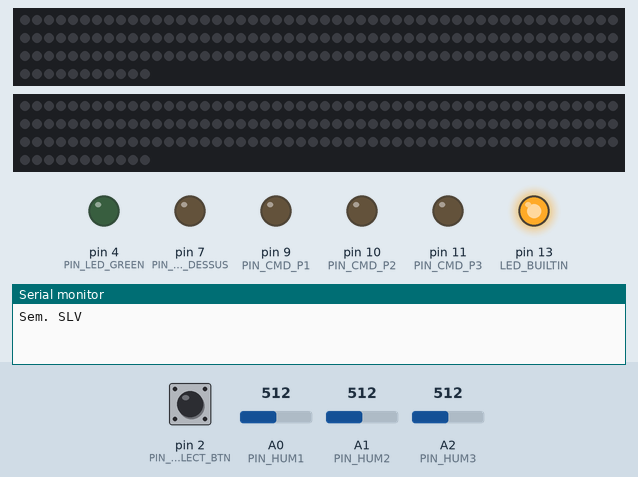
Bench run of a sketch on a simulated Arduino Nano, built with avr-gcc and run on an emulated ATmega328P. Parts: 2 × 161 RGB LEDs in strip order, left to right, continuing on the next row, output pins drawn as LEDs (lit = HIGH), the last lines printed to the serial monitor. Inputs (shaded band) come from the test bench; at power-on: pin 2 (PIN_SELECT_BTN) HIGH, A0 (PIN_HUM1) = 512, A1 (PIN_HUM2) = 512, A2 (PIN_HUM3) = 512.

Above: at 0.1 s.
At 10.1 s:
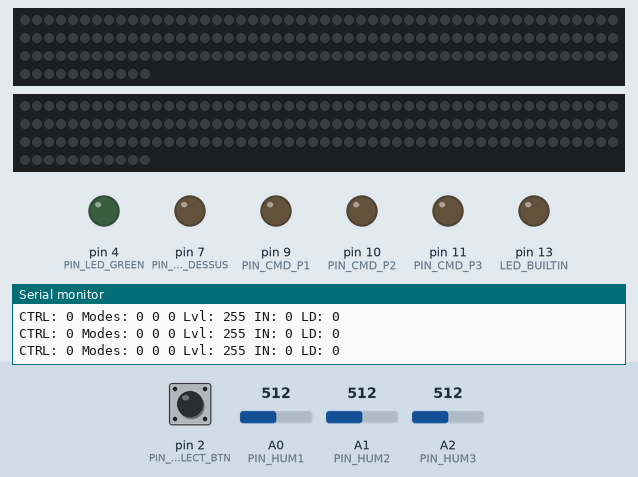
Timing chart, 0 to 11.6 s (numbered marks = the images above):
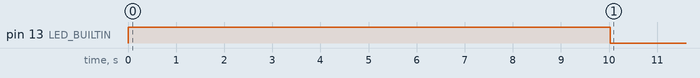

Measured:
- by itself, pin 13 (LED_BUILTIN): HIGH → LOW at 10.0 s

The sketch:

semuino_nano_slave.ino
```cpp
/**
 * @file semuino_nano_slave.ino
 * @brief SEMUINO - Gestion du meuble à semi
**/
#include "FastLED.h"
#include <EEPROM.h>
#include <DHT.h>
#include <Wire.h>

#include "i2c_cmn.h"
#include "timer.h"

#define NUM_LEDS          (23*7)  ///< Nombre de LEDs a chaque etage (7 rangées de 23 LEDs)

/**
 * @brief Definition des PINs du Nano
 * @{
*/
#define PIN_SELECT_BTN      (2)   ///< Interrupteur de selection
#define PIN_LED_GREEN       (4)   ///< LED verte

#define PIN_POWER_5V        (3)   ///< Alumage alimentation 5V
#define PIN_DATA_LED_BAS    (5)   ///< Broche etage du bas
#define PIN_DATA_LED_HAUT   (6)   ///< Broche etage du haut
#define PIN_DATA_LED_DESSUS (7)   ///< Broche lampes au dessus du meuble

#define PIN_CMD_P1          (9)   ///< Commande LEDs de puissance 1
#define PIN_CMD_P2          (10)  ///< Commande LEDs de puissance 2
#define PIN_CMD_P3          (11)  ///< Commande LEDs de puissance 3

#define PIN_TEMP            (12)  ///< Capteur de température DHT
#define PIN_HUM1            (A0)  ///< Entree analogique capteur humidité bas
#define PIN_HUM2            (A1)  ///< Entree analogique capteur humidité haut
#define PIN_HUM3            (A2)  ///< Entree analogique capteur humidité dessus du meuble
/**
 * @}
*/

/**
 * @todo Definition des couleurs
 * @{
*/
#define COL_GROWING         CRGB(127,0,32)      ///< Couleur de croissance
#define COL_WHITE           CRGB(127,127,127)   ///< Blanc
#define COL_RED             CRGB(127,0,0)
#define COL_GREEN           CRGB(0,127,0)
#define COL_BLUE            CRGB(0,0,127)
/**
 * @}
*/

CRGB leds_bas[NUM_LEDS];              ///< Tableau des LEDs du bas
CRGB leds_haut[NUM_LEDS];             ///< Tableau des LEDs du haut

DHT dht(PIN_TEMP, DHT22);             ///< Gestion du DHT (Non utilise car prend trop de temps CPU avec cette lib)
unsigned char g_alive=0;              ///< Contient la valeur Alive ecrite lors du dernier acces "write"

unsigned char g_reg=0;                ///< Contient la valeur d'ID de registre ecrite au dernier acces "write"
unsigned char g_addr=0;               ///< Contient l'adresse EEP ecrite au dernier acces "write"

unsigned char g_inputs=0;             ///< Etat des entrees lues
unsigned char g_hum_pc=0;             ///< Derniere valeur d'humidité ambiante lue
unsigned char g_temp_dg=0;            ///< Derniere valeur de temperature ambiante lue
unsigned char g_hum1=0;               ///< Derniere valeur lue de capteur d'humidite (bas)
unsigned char g_hum2=0;               ///< Derniere valeur lue de capteur d'humidite (haut)
unsigned char g_hum3=0;               ///< Derniere valeur lue de capteur d'humidite (dessus)

unsigned char g_ctrl=0;               ///< Etat des dernieres commandes reçues
unsigned char g_modeA=0;              ///< Contenu du registre A des modes RGB (RGB1 et RGB2)
unsigned char g_modeB=0;              ///< Contenu du registre A des modes RGB (RGB1 et RGB2)
unsigned char g_level=255;            ///< Niveau de l'éclairage des RGBs [0..255]
unsigned char g_voyants=0;            ///< Etat des voayants

Timer tmrBlink500mS(500,false);       ///< Timer 500ms
Timer tmrAlive(10000);                ///< Timer de detection d'absence du maître (alive)
Timer tmrSelLong(4000);               ///< Timer de detection appui long sur Select

bool g_flgBlink_500ms=false;          ///< Change toutes les 500ms

/**
 * @brief Applique une couleur a tout un etage
 * @param pLeds Tableau de LEDs de l'etage
 * @param col Couleur
*/
void setAll(CRGB *pLeds,CRGB col)
{
  for (int i=0;i<NUM_LEDS;i++)
     pLeds[i] = col;
}


/**
 * @brief Applique une couleur a tous les etages en meme temps
 * @param col Couleur
*/
void setAll(CRGB col)
{
  setAll(leds_bas,col);
  setAll(leds_haut,col);
}

/**
 * @brief Eteint tout un etage
 * @param pLeds Tableau de LEDs de l'etage
*/
void clearAll(CRGB *pLeds)
{
  setAll(pLeds,CRGB::Black);
}


/**
 * @brief Eteint tous les etages
*/
void clearAll()
{
  clearAll(leds_bas);
  clearAll(leds_haut);
}

/**
 * @brief Reception d'une trame I²C de lecture
 *
 * Cette fonction est souvent appellee apres receiveEvent
*/
void requestEvent(void)
{
    switch (g_reg)
    {
      case REG_ALIVE:
      {
        Wire.write(~g_alive);
        //g_ulLastAliveT0_ms=millis();
        tmrAlive.start();
        break;
      }
      case REG_CTRL:
      {
        Wire.write(g_ctrl);
        break;
      }
      case REG_INPUTS:
      {
        Wire.write(g_inputs);
        break;
      }
      case REG_TEMP:
      {
        Wire.write(g_temp_dg);
        break;
      }
      case REG_HUM:
      {
        Wire.write(g_hum_pc);
        break;
      }
      case REG_H1:
      {
        Wire.write(g_hum1);
        break;
      }
      case REG_H2:
      {
        Wire.write(g_hum2);
        break;
      }
      case REG_H3:
      {
        Wire.write(g_hum3);
        break;
      }
      case REG_EEP_READ:
      {
        Wire.write(EEPROM.read(g_addr));
        break;
      }
    }
}

/**
 * @brief Reception d'une trame I²C d'écriture
 * @param[in] howMany Octets reçus
*/
void receiveEvent(int howMany)
{
  g_reg=Wire.read();
  if (Wire.available())
  {
    switch (g_reg)
    {
      case REG_ALIVE:
      {
        g_alive=Wire.read();
        //g_ulLastAliveT0_ms=millis();
        tmrAlive.start();
        //Serial.print("Rec alive: ");
        //Serial.println(g_alive,HEX);
        break;
      }

      case REG_CTRL:
      {
        g_ctrl=Wire.read();
        //Serial.print("Rec CTRL: ");
        //Serial.println(g_ctrl,HEX);
        break;
      }
      case REG_LEVEL:
      {
        g_level=Wire.read();
        break;
      }
      case REG_MODE_RGB_A:
      {
        g_modeA=Wire.read();
        break;
      }
      case REG_MODE_RGB_B:
      {
        g_modeB=Wire.read();
        break;
      }
      case REG_EEP_WRITE:
      {
        unsigned char addr=Wire.read();
        unsigned char data=Wire.read();
        EEPROM.write(addr,data);
        break;
      }
      case REG_VOYANTS:
      {
        g_voyants=Wire.read();
        break;
      }
      case REG_EEP_READ:
      {
        g_addr=Wire.read();
        break;
      }
    }
  }
}


/**
 * @brief Setup d'arduino (Demarage)
*/
void setup()
{
  Serial.begin(9600);
  Serial.println("Sem. SLV");

  pinMode(PIN_DATA_LED_BAS, OUTPUT);
  digitalWrite(PIN_DATA_LED_BAS,LOW);
  pinMode(PIN_DATA_LED_HAUT, OUTPUT);
  digitalWrite(PIN_DATA_LED_HAUT,LOW);
  pinMode(PIN_DATA_LED_DESSUS, OUTPUT);
  digitalWrite(PIN_DATA_LED_DESSUS,LOW);
  pinMode(PIN_LED_GREEN,OUTPUT);
  digitalWrite(PIN_LED_GREEN,LOW);

  FastLED.addLeds<NEOPIXEL, PIN_DATA_LED_BAS>(leds_bas, NUM_LEDS);
  FastLED.addLeds<NEOPIXEL, PIN_DATA_LED_HAUT>(leds_haut, NUM_LEDS);
  FastLED.setBrightness(g_level);

  pinMode(PIN_POWER_5V, OUTPUT);
  digitalWrite(PIN_POWER_5V,LOW);

  pinMode(PIN_CMD_P1, OUTPUT);
  digitalWrite(PIN_CMD_P1,LOW);
  pinMode(PIN_CMD_P2, OUTPUT);
  digitalWrite(PIN_CMD_P2,LOW);
  pinMode(PIN_CMD_P3, OUTPUT);
  digitalWrite(PIN_CMD_P3,LOW);
  pinMode(PIN_TEMP, OUTPUT);
  digitalWrite(PIN_TEMP,LOW);

  pinMode(PIN_SELECT_BTN,INPUT_PULLUP);
  pinMode(PIN_HUM1,INPUT);
  pinMode(PIN_HUM2,INPUT);
  pinMode(PIN_HUM3,INPUT);

  pinMode(LED_BUILTIN,OUTPUT);
  digitalWrite(LED_BUILTIN,HIGH);

  Wire.begin(ADDR_SLAVE);
  Wire.onRequest(requestEvent);
  Wire.onReceive(receiveEvent);

  dht.begin();

  clearAll();
  FastLED.show();

  g_flgBlink_500ms=false;

  tmrBlink500mS.start();
  tmrAlive.start();
  tmrSelLong.start();
}

/**
 * @brief Mappe la lecture de l'humidite dans un octet
 * @param[in] val Valeur lue dans la plage [0..1023]
 *
 * @return Valeur dans la plage [0..255]
*/
inline unsigned char _mapHum(int val)
{
  unsigned char mapped=(unsigned char)map(val,0,1023,0,255);
  return mapped;
}

/**
 * @brief Lecture des 3 capteurs d'humidité du sol
*/
void readHumidity(void)
{
  int tmp=analogRead(PIN_HUM1);
  //g_hum1=(unsigned char)(tmp*255/1023);
  g_hum1=_mapHum(tmp);

  tmp=analogRead(PIN_HUM2);
  //g_hum2=(unsigned char)(tmp*255/1023);
  g_hum2=_mapHum(tmp);

  tmp=analogRead(PIN_HUM3);
  //g_hum3=(unsigned char)(tmp*255/1023);
  g_hum3=_mapHum(tmp);
}

/**
 * @brief Lecture de la temperature et de l'humidité ambiante
*/
void readDHT(void)
{
  float tauxHumidite = dht.readHumidity();              // Lecture du taux d'humidité (en %)
  if ( (isnan(tauxHumidite)) || (tauxHumidite<0) )
    g_hum_pc=255;
  else
    g_hum_pc=(unsigned char)tauxHumidite;

  float temperatureEnCelsius = dht.readTemperature();              // Lecture du taux d'humidité (en %)
  if ( (isnan(temperatureEnCelsius)) || (temperatureEnCelsius<0) )
    g_temp_dg=255;
  else
    g_temp_dg=(unsigned char)temperatureEnCelsius;
}

/**
 * @brief Command the RGB LEDs strips with the given mode
 * @param[in] pLeds LEDs array
 * @param[in] mode Mode to apply [0..15] - (0:off, 1:growing, 2:white, 3:mixed)
*/
void set_leds_by_mode(CRGB *pLeds,int mode)
{
  switch (mode)
  {
    case RGB_MOD_GROW:
    {
      setAll(pLeds,COL_GROWING);
      break;
    }
    case RGB_MOD_WHITE:
    {
      setAll(pLeds,COL_WHITE);
      break;
    }
    case RGB_MOD_MIXED:
    {
      for (int i=0;i<NUM_LEDS;i++)
      {
        if ((i%10)==0)
        {
          pLeds[i]=COL_BLUE;
        }
        else if ((i%2)==0)
        {
          pLeds[i]=COL_GROWING;
        }
        else
        {
          pLeds[i]=COL_WHITE;
        }
      }
      break;
    }
    case RGB_MOD_OFF:
    default:
    {
      clearAll(pLeds);
      break;
    }
  }
}

int cycle=0;

/**
 * @brief BOUCLE PRINCIPALE ARDUINO
*/
void loop()
{
  if (digitalRead(PIN_SELECT_BTN)==HIGH)
  {
    tmrSelLong.start();
    g_inputs&=~INP_SEL_LONG;
    g_inputs&=~INP_SELECTOR;
  }

  if (digitalRead(PIN_SELECT_BTN)==LOW)
  {
    g_inputs|=INP_SELECTOR;

    if (tmrSelLong.isRunning()==false)
    {
      g_inputs|=INP_SEL_LONG;
    }
  }

  readHumidity();
  //readDHT();  ///< Marche pas car bloque trop longtemps

  delay(10);

  if (tmrAlive.isRunning()==false)
  {
    g_ctrl=0;
    digitalWrite(LED_BUILTIN,LOW);
  }
  else
  {
    digitalWrite(LED_BUILTIN,HIGH);
  }

  digitalWrite(PIN_POWER_5V, (g_ctrl&CTRL_5V)==CTRL_5V ? HIGH:LOW);
  digitalWrite(PIN_CMD_P1, (g_ctrl&CTRL_P1)==CTRL_P1 ? HIGH:LOW);
  digitalWrite(PIN_CMD_P2, (g_ctrl&CTRL_P2)==CTRL_P2 ? HIGH:LOW);
  digitalWrite(PIN_CMD_P3, (g_ctrl&CTRL_P3)==CTRL_P3 ? HIGH:LOW);

  if ((g_voyants&OUP_GREEN)==OUP_GREEN)
  {
    if ((g_voyants&OUP_GREEN_BLINK)==OUP_GREEN_BLINK)
      digitalWrite(PIN_LED_GREEN,g_flgBlink_500ms);
    else
      digitalWrite(PIN_LED_GREEN,HIGH);
  }
  else
    digitalWrite(PIN_LED_GREEN,LOW);


  if ( (g_ctrl&CTRL_5V)==CTRL_5V)
  {
    if ( (g_ctrl&CTRL_RGB1)==CTRL_RGB1 )
      set_leds_by_mode(leds_bas,(g_modeA&0x0F));
    else
      clearAll(leds_bas);

    if ( (g_ctrl&CTRL_RGB2)==CTRL_RGB2 )
      set_leds_by_mode(leds_haut,((g_modeA>>4)&0x0F));
    else
      clearAll(leds_haut);

    FastLED.setBrightness(g_level);
    FastLED.show();
  }

  if (cycle++>100)
  {
    Serial.print("CTRL: ");Serial.print(g_ctrl,HEX);
    Serial.print(" Modes: ");Serial.print(g_modeA&0x0F);Serial.print(" ");Serial.print((g_modeA>>4)&0x0F);Serial.print(" ");Serial.print(g_modeB&0x0F);
    Serial.print(" Lvl: ");Serial.print(g_level);
    Serial.print(" IN: ");Serial.print(g_inputs,HEX);
    Serial.print(" LD: ");Serial.println(g_voyants,HEX);
    cycle=0;
  }

  if (tmrBlink500mS.tick()==true)
    g_flgBlink_500ms=!g_flgBlink_500ms;

  tmrSelLong.tick();
  tmrAlive.tick();
}
```

i2c_cmn.h
```cpp
/**
 * @file i2c_cmn.h
 * @brief Interface commune entre le maître et l'esclave I²C
 * @warning S'assurer que ce fichier est identique côté esclave nano et côté maître
*/
#ifndef I2C_CMN_HEADER_INCLUDED
#define I2C_CMN_HEADER_INCLUDED

#define ADDR_SLAVE      (0xA)     ///< Adresse de l'esclave semuino (le nano)

#define REG_CTRL        (1)       ///< Id du registre de contrôle
#define REG_LEVEL       (2)       ///< Id du registre contenant le niveau d'éclairage
#define REG_MODE_RGB_A  (3)       ///< Id du registre contenant le mode d'éclairage du bandeau RGB 1 et du bandeau RGB 2
#define REG_MODE_RGB_B  (4)       ///< Id du registre contenant le mode d'éclairage du bandeau RGB 3
#define REG_EEP_WRITE   (5)       ///< Id du registre pour écrire dans l'EEPROM
#define REG_VOYANTS     (6)       ///< Id du registre pour piloter les voyants (LED verte)

#define REG_INPUTS      (10)      ///< Id du registre ou lire l'état des entrées
#define REG_TEMP        (11)      ///< Id du registre ou lire la température dans le boîtier (indisponible)
#define REG_HUM         (12)      ///< Id du registre ou lire l'humidité dans le boîtier (indisponible)
#define REG_H1          (13)      ///< Id du registre ou lire l'humidité du bas
#define REG_H2          (14)      ///< Id du registre ou lire l'humidité du haut
#define REG_H3          (15)      ///< Id du registre ou lire l'humidité du dessus
#define REG_EEP_READ    (16)      ///< Id du registre pour lire dans l'EEPROM

#define REG_ALIVE       (20)      ///< Id du alive

#define CTRL_5V         (0x01)    ///< Bit de contrôle commande de l'alimentation 5V (1 pour ON)
#define CTRL_P1         (0x02)    ///< Bit de contrôle commande des LEDs 12V P1 (1 pour ON)
#define CTRL_P2         (0x04)    ///< Bit de contrôle commande des LEDs 12V P2 (1 pour ON)
#define CTRL_P3         (0x08)    ///< Bit de contrôle commande des LEDs 12V P3 (1 pour ON)
#define CTRL_RGB1       (0x10)    ///< Bit de contrôle commande des LEDs RGB1 (1 pour ON)
#define CTRL_RGB2       (0x20)    ///< Bit de contrôle commande des LEDs RGB2 (2 pour ON)
#define CTRL_RGB3       (0x40)    ///< Bit de contrôle commande des LEDs RGB3 (3 pour ON)
#define CTRL_RESERVED   (0x80)    ///< Non utilisé

#define INP_SELECTOR    (0x01)    ///< Bit de masque de l'appui sur le selecteur
#define INP_SEL_LONG    (0x02)    ///< Bit de masque de l'appui long sur le selecteur

#define OUP_GREEN       (0x01)    ///< Bit de masque de la LED verte allumée
#define OUP_GREEN_BLINK (0x02)    ///< Bit de masque de la LED verte clignotante

#define RGB_MOD_OFF     (1)       ///< Mode RGB OFF
#define RGB_MOD_GROW    (2)       ///< Mode RGB en rouge croissance horticole
#define RGB_MOD_WHITE   (3)       ///< Mode RGB en blanc
#define RGB_MOD_MIXED   (4)       ///< Mode RGB avec un mix Blanc/Rouge horticole

#endif
```

timer.cpp
```cpp
/**
 * @file timer.cpp
 * @brief Implementation - Gestion d'un timer en ms
*/

#include "timer.h"
#include <arduino.h>

/**
 * brief Constructeur
 * @param[in] duration_ms Duree du timer en ms
 * @param[in] single true si le timer doit s'erreter des qu'il est au bout. Sinon, il recommence.
*/
Timer::Timer(unsigned long duration_ms,bool single)
{
  this->tick0_ms=millis();
  this->duration_ms=duration_ms;
  this->running=false;
  this->single=single;
}

/**
 * @brief Retourne le temps restant avan echeance du timer
 * @return Temps restant en ms
*/
unsigned long Timer::getRemaining_ms(void)
{
    unsigned long t=millis();
    unsigned long delta_ms=0;

    if (t>=tick0_ms)
      delta_ms=t-tick0_ms;
    else
      delta_ms=0xFFFFFFFF-tick0_ms+t;

    if ( (delta_ms>=duration_ms) || (running==false) )
      return 0;
    else
      return duration_ms-delta_ms;
}

/**
 * @brief Retourne la duree pre-programmee du timer
 * @return Duree du timer en ms
*/
unsigned long Timer::getDuration_ms(void)
{
  return duration_ms;
}

/**
 * @brief Fonction tick a appeller periodiquement (aussi rapidement que possible)
 * @return true si le timer vient d'atteindre sa duree (Il sera de nouveau false au prochain appel)
*/
bool Timer::tick(void)
{
  unsigned long remain_ms=getRemaining_ms();

  if (running==true)
  {
    if (remain_ms==0)
    {
      if (single==true)
      {
        running=false;
      }

      this->tick0_ms=millis();

      return true;
    }
  }

  return false;
}

/**
 * @brief Regle la duree du timer (il faut re-faire start apres)
 * @param[in] duration_ms Duree en ms
*/
void Timer::setDuration_ms(unsigned long duration_ms)
{
  this->duration_ms=duration_ms;
}

/**
 * @brief Indique si le timer est toujours en cours (pas arrêté)
 * @return true si le timer est toujours en cours
*/
bool Timer::isRunning(void)
{
  return running;
}

/**
 * @brief Stoppe le timer
*/
void Timer::stop(void)
{
  this->running=false;
}

/**
 * @brief Demarre le timer
*/
void Timer::start(void)
{
  this->running=true;
  this->tick0_ms=millis();
}
```

timer.h
```cpp
/**
 * @file timer.h
 * @brief Header - Gestion d'un timer en ms
*/
#ifndef TIMER_HEADER_INCLUDED
#define TIMER_HEADER_INCLUDED

/**
 * @class Timer
 * @brief Classe de gestion d'un timer en ms
*/
class Timer
{
  private:
    unsigned long tick0_ms;
    unsigned long duration_ms;
    bool running;
    bool single;

  public:
    Timer(unsigned long duration_ms=1000,bool single=true);

    bool tick(void);
    void setDuration_ms(unsigned long duration_ms);
    void stop(void);
    void start(void);

    bool isRunning(void);
    unsigned long getRemaining_ms(void);
    unsigned long getDuration_ms(void);
};
#endif
```
